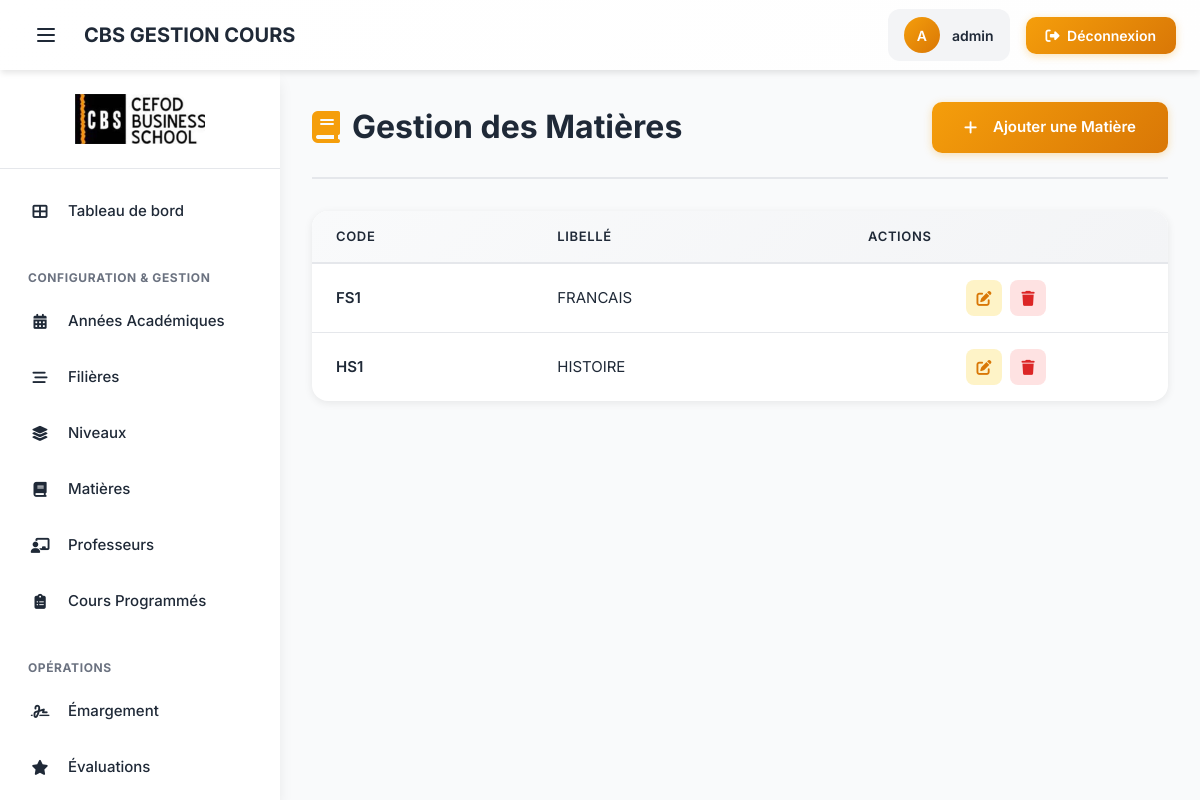
Before: /matieres/ (signed in) with the older database file.
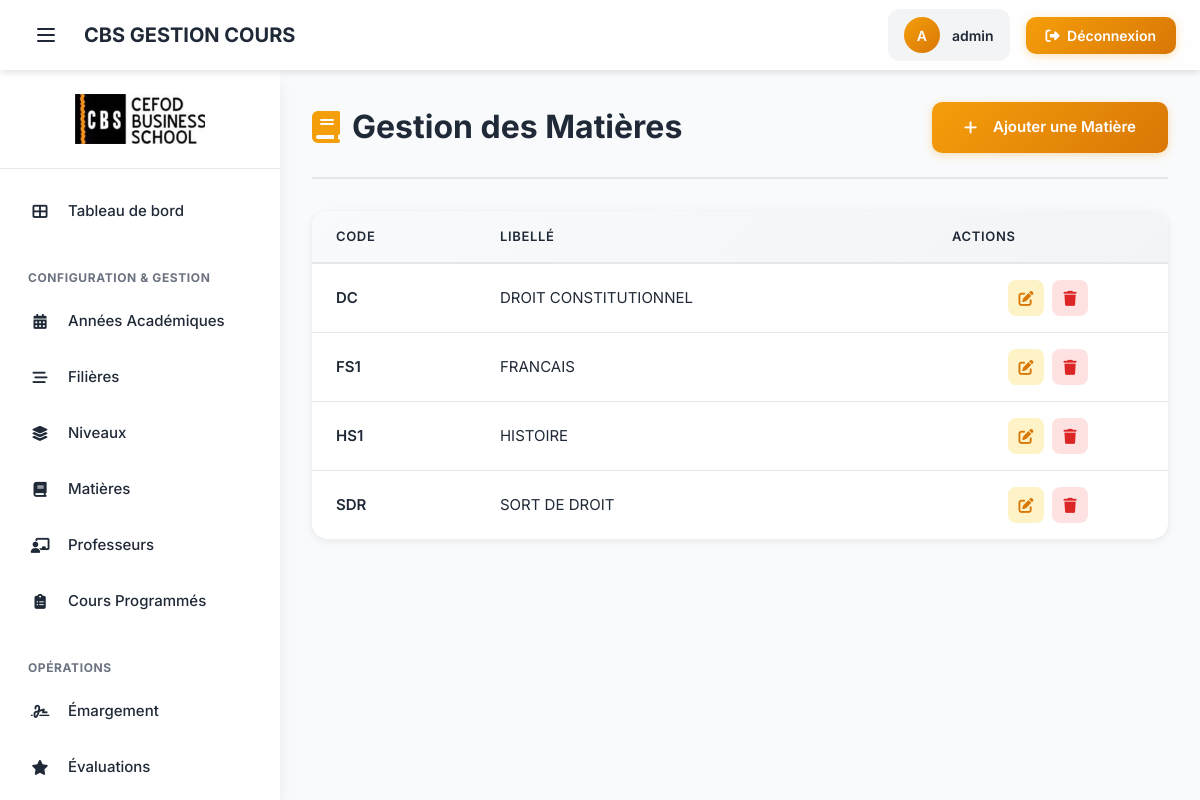
After: the same page with the newer database file.
### gestion_cours/models.py (models this page shows, shortened)
class Matiere(models.Model):
    code = models.CharField(max_length=10, unique=True)
    libelle = models.CharField(max_length=100)
    class Meta:
        verbose_name_plural = "Matières"

### gestion_cours/views.py (the view)
# urls.py: path('matieres/', views.MatiereListView.as_view(), name='matiere_list'),
class MatiereListView(BaseAPView, ListView):
    model = Matiere
    template_name = 'gestion_cours/matiere_list.html'
    context_object_name = 'object_list'
    ordering = ['libelle']
    paginate_by = 10

### gestion_cours/mixins.py (called while the page is built)
    def dispatch(self, request, *args, **kwargs):
        is_assistant_peda = request.user.groups.filter(name='Assistant').exists()
        if not request.user.is_authenticated:
            return self.handle_no_permission()
        if not (request.user.is_superuser or is_assistant_peda):
            return redirect('gestion_cours:home')
        return super().dispatch(request, *args, **kwargs)

### gestion_cours/templates/gestion_cours/matiere_list.html (shortened to what this page needs)
{% extends 'base.html' %}
{% load static %}
{% block content %}
<div class="page-header">
    <h1 class="page-title">
        <i class="fas fa-book"></i>
        Gestion des Matières
    </h1>
    <div class="page-actions">
        <a href="{% url 'gestion_cours:matiere_create' %}" class="btn btn-primary">
            <i class="fas fa-plus me-2"></i>Ajouter une Matière
        </a>
    </div>
</div>
<div class="table-card">
    <div class="table-wrapper">
        {% if object_list %}
        <table class="data-table" data-sortable>
            <thead>
                <tr>
                    <th data-sortable class="col-number">Code</th>
                    <th data-sortable>Libellé</th>
                    <th class="col-actions">Actions</th>
                </tr>
            </thead>
            <tbody>
                {% for matiere in object_list %}
                <tr>
                    <td class="col-number">{{ matiere.code }}</td>
                    <td class="font-medium">{{ matiere.libelle }}</td>
                    <td class="col-actions">
                        <div class="action-buttons">
                            <a href="{% url 'gestion_cours:matiere_update' pk=matiere.pk %}"
                               class="action-btn action-btn-edit"
                               title="Modifier">
                                <i class="fas fa-edit"></i>
                            </a>
                            <a href="{% url 'gestion_cours:matiere_delete' pk=matiere.pk %}"
                               class="action-btn action-btn-delete"
                               title="Supprimer"
                               data-confirm="Voulez-vous vraiment supprimer cette matière ?">
                                <i class="fas fa-trash"></i>
                            </a>
                        </div>
                    </td>
                </tr>
                {% endfor %}
            </tbody>
        </table>
        {% endif %}
    </div>
</div>
{% endblock %}

Changed rows visible on the page:
added Matiere: code "DC", libelle "DROIT CONSTITUTIONNEL"
added Matiere: code "SDR", libelle "SORT DE DROIT"
